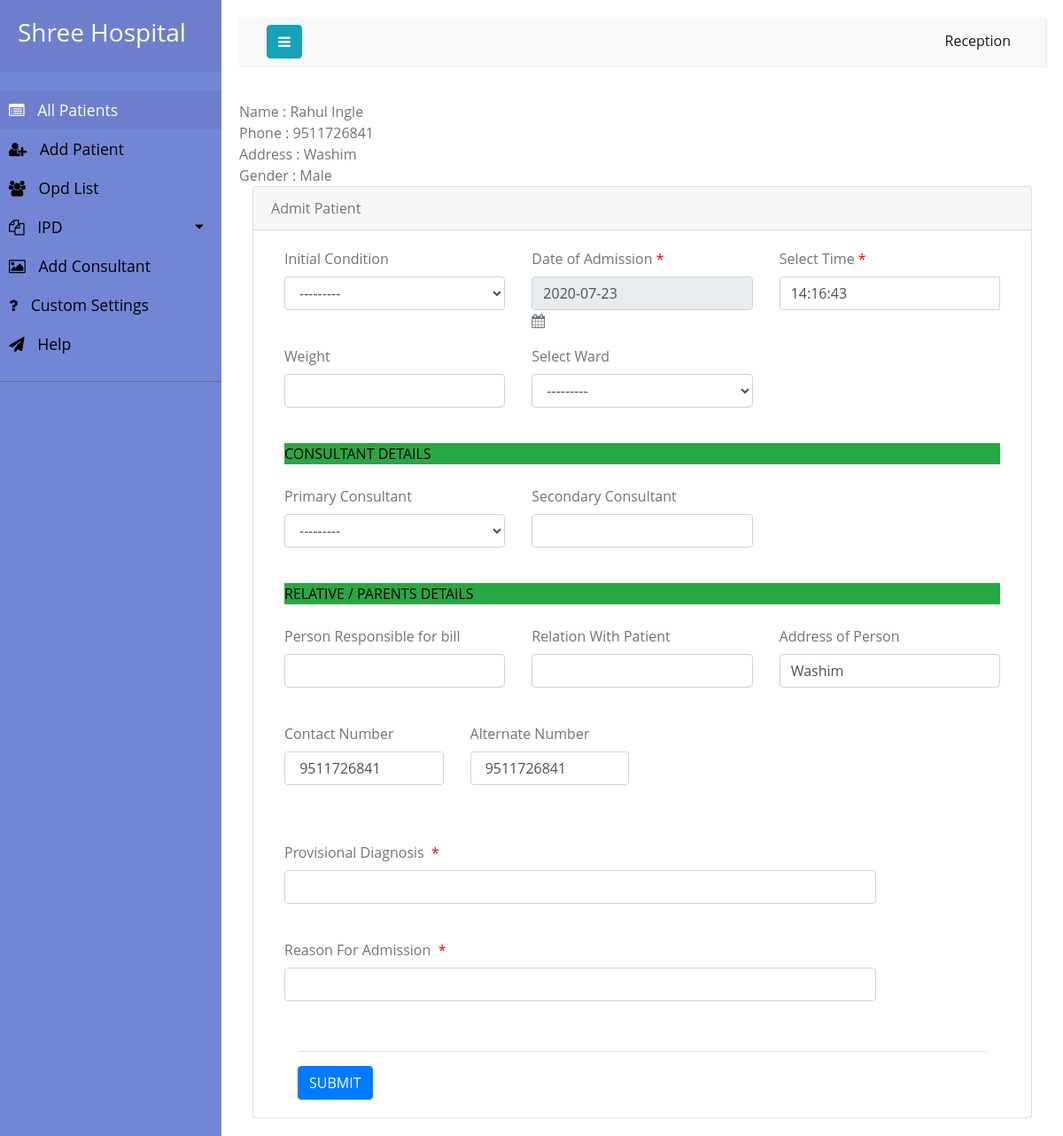
The page /1/ipd/ (signed in) on the database its author committed.
### hospi/models.py (models this page shows)
class Patient(models.Model):
    firstname = models.CharField(max_length=200)
    lastname = models.CharField(max_length=200)
    phone = models.CharField(max_length=20)
    alternate_phone = models.CharField(max_length=20)
    address = models.TextField()
    patient_id = models.AutoField(primary_key=True)
    gender = models.CharField(max_length=6, choices=Gender)

### hospi/views.py (the view)
# urls.py: re_path(r'^(?P<patient_id>\d+)/ipd/$', my_patient.ipd, name='ipd'),
@login_required
def ipd(request, patient_id):
    object = get_object_or_404(Patient, pk=patient_id)
    if request.method == "POST":
        formtwo = IpdForm(request.POST)
        if formtwo.is_valid():
            formtwo.save()
            return HttpResponseRedirect(reverse('ipdlist'))
        else:
            return HttpResponse(formtwo.errors.as_data())
    else:
        active_ipds = Ipd.objects.filter(discharge__isnull=True)
        occupied_rooms = active_ipds.values_list('rooms', flat=True).distinct()
        available_rooms = Rooms.objects.exclude(pk__in=occupied_rooms)
        formtwo = IpdForm(available_rooms=available_rooms)
    return render(request, 'newipd.html', {'object': object, 'form2': formtwo})

### hospi/forms.py
class IpdForm(ModelForm):
    class Meta:
        model = Ipd
        fields = ['patient','ipd_id','reason_admission','provisional_diagnosis', 'rooms','date_of_admission','time_of_admission','weight','bill_responsible','bill_relation','consultant','condition_admission','secondary_consultant']
        widgets = {
            'date_of_admission': forms.DateInput(attrs={'class': 'datetimepicker3'}),
        }
    def __init__ (self, *args, **kwargs):
        available_rooms = kwargs.pop('available_rooms', None)
        super().__init__(*args, **kwargs)
        if available_rooms:
            print(self.fields['rooms'])
            self.fields['rooms'].queryset = available_rooms

### hospi/models.py (called while the page is built)
    def __str__(self):
        return str(self.name)

### hospi/templates/newipd.html (shortened to what this page needs)
{% extends 'layout.html' %} {% load widget_tweaks %} {% block title %} Admit Patient {% endblock %} {% block body %}
<section>
	<div class="card-panel">	<span class="blue-text text-darken-2">Name : {{object.firstname}} {{object.lastname}}</span>
		<br>	<span class="blue-text text-darken-2">Phone : {{ object.phone  }}</span>
		<br>	<span class="blue-text text-darken-2">Address : {{ object.address  }}</span>
		<br>	<span class="blue-text text-darken-2">Gender : {{ object.gender  }}</span>
		<br>
	</div>
	<div class="col-lg-12">
		<div class="card">
			<div class="card-header">
				<header>Admit Patient</header>
			</div>
			<div class="card-body">
				<div class="card-panel">
					<form class="col s12" role="form" method="post" enctype="multipart/form-data">{% csrf_token %}
						<div class="row">
							<div class="col-lg-4">
								<div class="form-group">
									<label>Initial Condition &nbsp
									</label>{{ form2.condition_admission | add_class:'form-control'}}</div>
							</div>
							<div class="col-lg-4">
									<label>Date of Admission <span style="color: red">*</span>
									</label>
   {{form2.date_of_admission | add_class:'datepicker  form-control	' }}
    <span class="input-group-addon"><i class="fa fa-calendar" aria-hidden="true"></i></span>
      </div>
							<div class="col-lg-4">
								<div class="form-group">
									<label>Select Time <span style="color: red">*</span>
									</label>
									<div class="input-group clockpicker" data-autoclose="true">
										{{form2.time_of_admission| add_class:'clockpicker form-control' }}
									</div>
								</div>
							</div>
						</div>
						<div class="row">
							<div class="col-lg-4">
								<div class="form-group">
									<label>Weight &nbsp
									</label>{{ form2.weight| add_class:'form-control' }}
								</div>
							</div>
							<div class="col-lg-4">
								<div class="form-group">
									<label>Select Ward &nbsp
									</label>{{ form2.rooms | add_class:'form-control' }}</select>
								</div>
							</div>
						</div>
						<div class="bg-success p-xs b-r-sm text-uppercase  font-bold" style="color: black">CONSULTANT DETAILS</div>
						<div class="row">
							<div class="col-lg-4">
								<div class="form-group">
									<label>Primary Consultant &nbsp
									</label>{{ form2.consultant | add_class:'form-control' }}
								</div>
							</div>
							<div class="col-lg-4">
								<div class="form-group">
									<label>Secondary Consultant &nbsp
									</label>{{ form2.secondary_consultant | add_class:'form-control' }}
								</div>
							</div>
						</div>
						<div class="bg-success p-xs b-r-sm text-uppercase  font-bold" style="color: black">RELATIVE / PARENTS DETAILS</div>
						<div class="row">
							<div class="col-lg-4">
								<div class="form-group">
									<label>Person Responsible for bill &nbsp
									</label>{{ form2.bill_responsible| add_class:'form-control' }}</div>
							</div>
							<div class="col-lg-4">
								<div class="form-group">
									<label>Relation With Patient &nbsp
									</label>{{ form2.bill_relation| add_class:'form-control' }}</div>
							</div>
							<div class="col-lg-4">
								<div class="form-group">
									<label>Address of Person &nbsp
									</label>
									<input id="addOfPerson" value="{{ object.address }}" type="text" class="form-control" vplaceholder="Address of Person">
								</div>
							</div>
						</div>
						<div class="row">
							<div class="col-lg-3 hide">
								<div class="form-group">
									<label>Contact Number &nbsp
									</label>
									<input id="contactNumber" type="text" value=" {{ object.phone  }}" class="form-control" maxlength="10" placeholder="Enter Contact Number">
								</div>
							</div>
							<div class="col-lg-3 hide">
								<div class="form-group">
									<label>Alternate Number &nbsp
									</label>
									<input id="alternateNumber" value=" {{ object.phone  }}" type="text" class="form-control" maxlength="10" placeholder="Enter Alternate Number ">
								</div>
							</div>
						</div>
						<div class="row">
							<div class="col-lg-10">
								<div class="form-group">
									<label>Provisional Diagnosis &nbsp<span style="color: red">*</span>
									</label>
									{{ form2.provisional_diagnosis | add_class:'form-control '| attr:'rows:3'}}
								</div>
							</div>
						</div>
						<div class="row">
							<div class="col-sm-10">
								<div class="form-group">
									<label>Reason For Admission &nbsp<span style="color: red">*</span>
									</label>
									{{ form2.reason_admission | add_class:'form-control '| attr:'rows:3'}}
								</div>
							</div>
						</div>
						<div class="col-md-12">
							<hr>
							<div class="card-actionbar-row">
								<input type="submit" class="btn btn-flat btn-primary ink-reaction" value="SUBMIT">
							</div>{% for i in form2.errors %} {{i}} {% endfor %} {% if form2.errors %} error! {% endif %}</div>
				</div>
			</div>
		</div>
	</div>
	</div>
	</div>
{% endblock %}

### hospi/static/css/style4.css (style rules this page uses)
body { font-family: 'Poppins', sans-serif; background: #fafafa; }
i, span { display: inline-block; }

### hospi/static/css/classic.css (style rules this page uses)
.picker__input { cursor: default; }

### hospi/templates/layout.html (style rules this page uses)
body { color: #6d747e; font-family: 'Open Sans', sans-serif; font-size: 16px; line-height: 1.5em; }
.input-group .form-control { float: left; margin-bottom: 0; position: relative; z-index: 2; }

### rows shown on the page
Patient: firstname "Rahul", lastname "Ingle", phone "9511726841", address "Washim", gender "Male"
